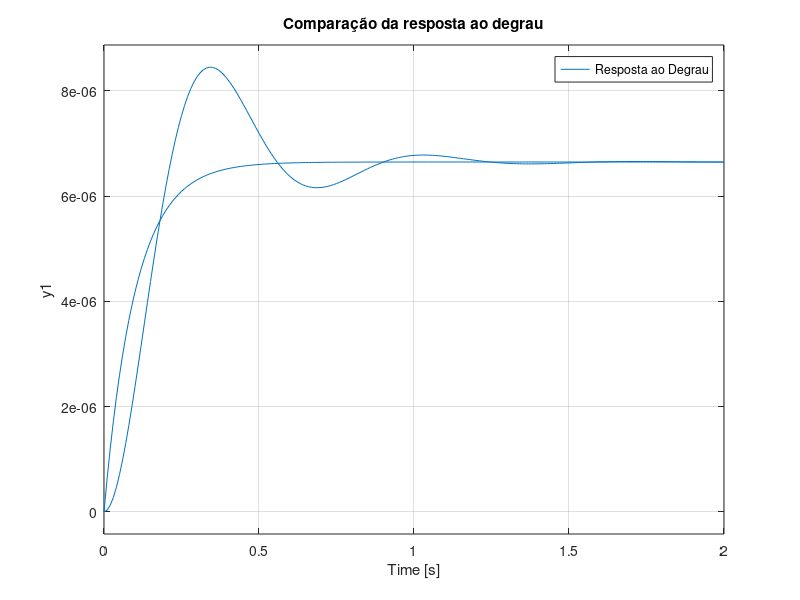

The MATLAB source for this figure:
% Parâmetros estimados
J = 0.001;           % kg.m^2
C = 0.0076;          % Nms/rad
Ke = 7e-4;           % V.s/rad
Kt = 3e-5;           % Nm/A
Ra = 46;             % Ohm
M = 0.1;             % kg
g = 9.81;            % m/s^2
d = 0.1;             % m

% Função de transferência da planta completa
num = Kt / Ra;
den = [J, (C + (Kt*Ke)/Ra), M*g*d];
G = tf(num, den);

% Ganho estático e polo dominante
K_aprox = dcgain(G)
p = pole(G)
tau = 1 / abs(p(1))  % Constante de tempo estimada
G_aprox = tf(K_aprox, [tau 1]);

% Comparando respostas ao degrau
tstep = 0:0.01:2;
step(G, tstep);
legend("resposta ao degrau sistema de segunda ordem")
hold on;
step(G_aprox, tstep);
legend('Resposta ao Degrau');
title('Comparação da resposta ao degrau');
grid on;